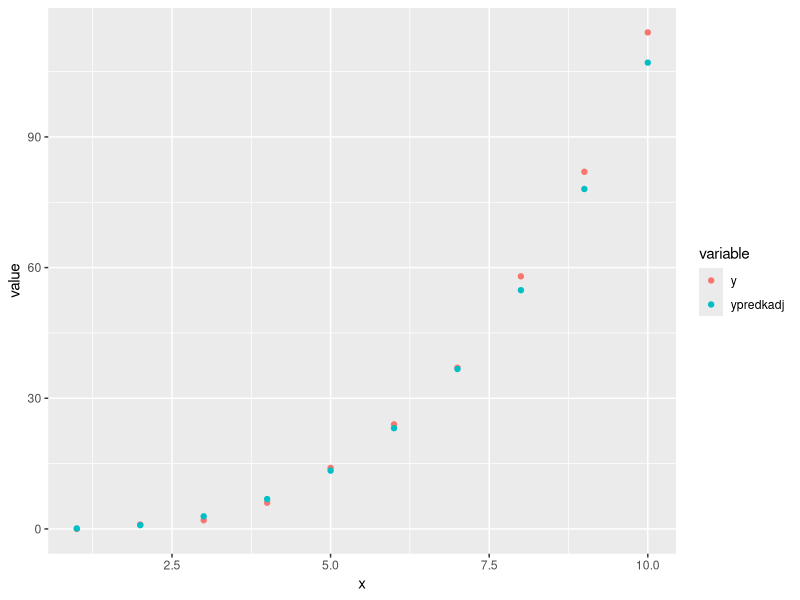
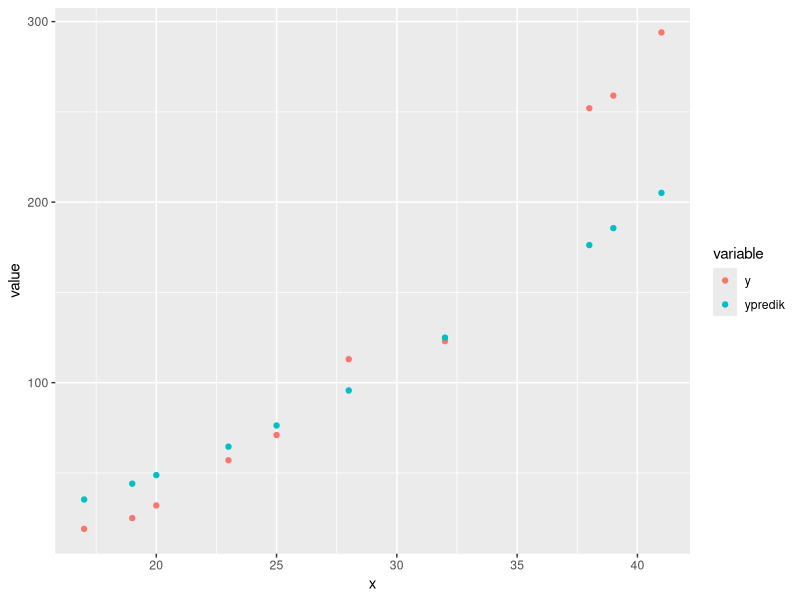
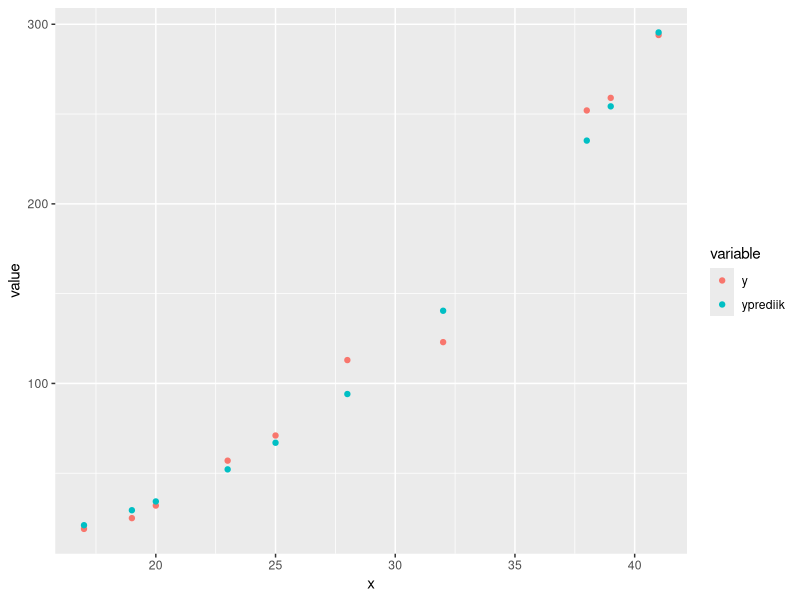

These charts were generated, in order, by the following R code:
## ---- chunk 1

q11data <- data.frame(y=c(0,1,2,6,14,24,37,58,82,114), x=c(1,2,3,4,5,6,7,8,9,10))

q11data$ypred <- q11data$x^3

q11data$k <- q11data$y/q11data$ypred

k <- mean(q11data$k)

kadj <- mean(tail(q11data$k, -1))

q11data$ypredk <- k*(q11data$x^3)

q11data$ypredkadj <- kadj*(q11data$x^3)

q11data

library(reshape2)

library(ggplot2)

ggplot(melt(q11data, id=c("x", "k", "ypred", "ypredk")), aes(x=x, y=value, color=variable)) + 
  geom_point()



## ---- chunk 2

q4data <- data.frame(x=c(17, 19, 20, 23, 25, 28, 32, 38, 39, 41), 
                     y=c(19, 25, 32, 57, 71, 113, 123, 252, 259, 294))

## ---- chunk 3

q4data$ypredi <- q4data$x^2

q4data$ki <- q4data$y/q4data$ypredi

ki <- mean(q4data$ki)

q4data$ypredik <- ki*(q4data$x^2)

q4data

ggplot(melt(q4data, id=c("x", "ki", "ypredi")), aes(x=x, y=value, color=variable)) + geom_point()

## ---- chunk 4

q4data$ypredii <- q4data$x^3

q4data$kii <- q4data$y/q4data$ypredii

kii <- mean(q4data$kii)

q4data$yprediik <- kii*(q4data$x^3)

q4data

ggplot(melt(q4data, id=c("x", "ypredi", "ki", "ypredik", "ypredii", "kii")),
       aes(x=x, y=value, color=variable)) + geom_point()


